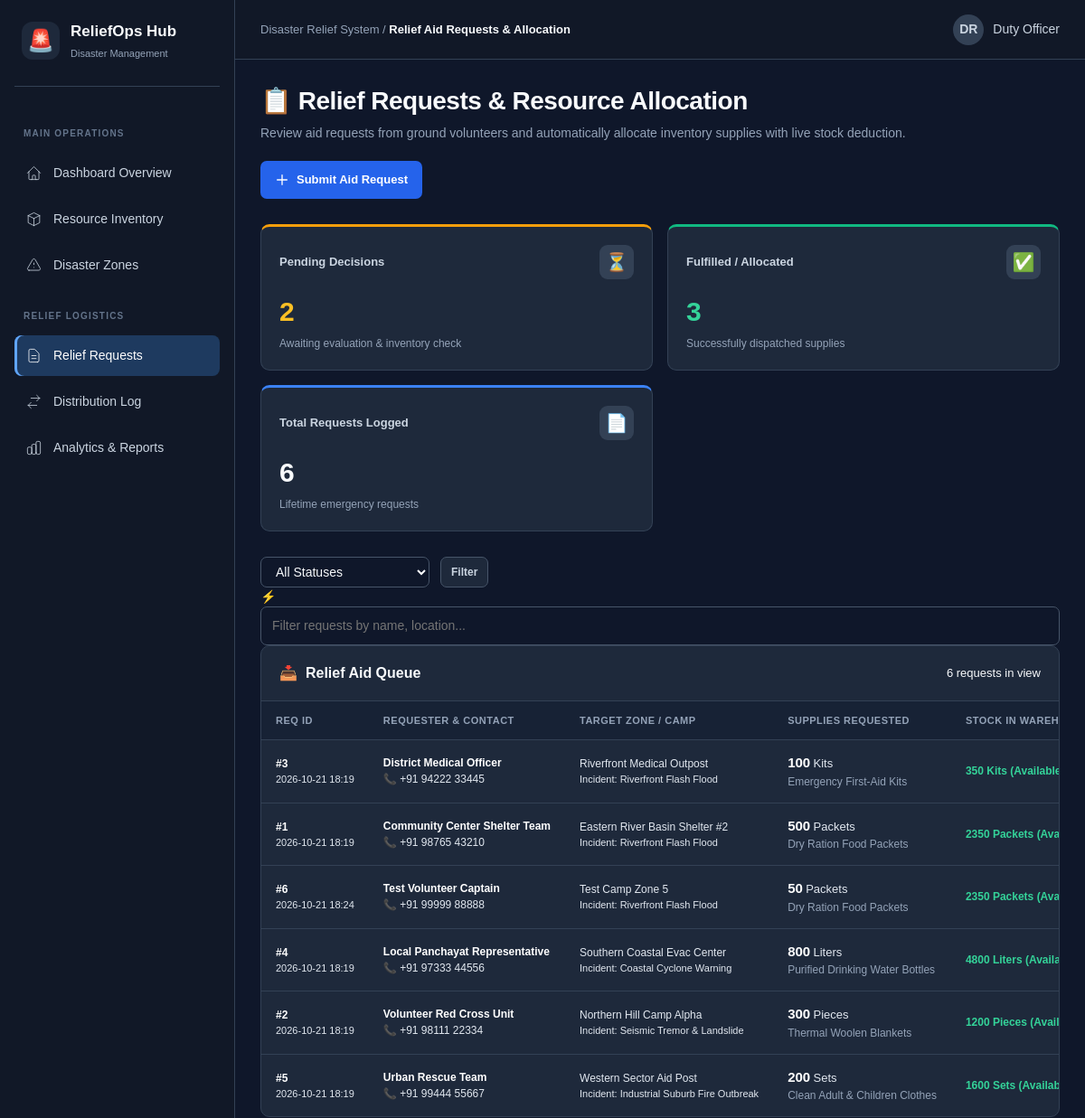
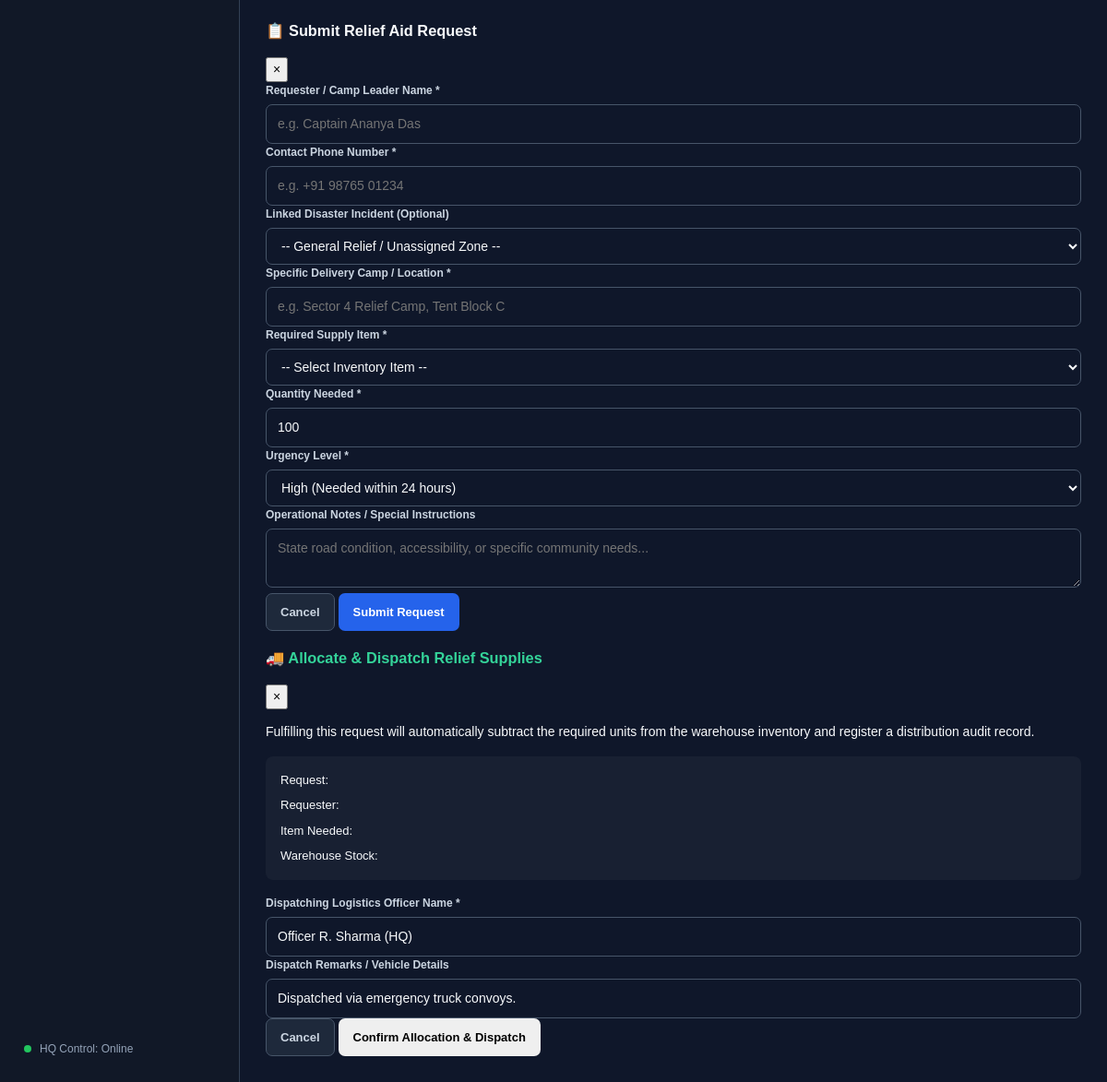
The app's page /requests with its own data (2 pictures, top to bottom).
### tables this page shows
CREATE TABLE relief_requests (
            id INTEGER PRIMARY KEY AUTOINCREMENT,
            requester_name TEXT NOT NULL,
            contact_number TEXT NOT NULL,
            disaster_id INTEGER,
            location TEXT NOT NULL,
            item_id INTEGER,
            quantity INTEGER NOT NULL,
            urgency TEXT NOT NULL,
            status TEXT NOT NULL DEFAULT 'Pending',
            request_date TEXT NOT NULL,
            notes TEXT,
            FOREIGN KEY (disaster_id) REFERENCES disasters(id) ON DELETE SET NULL,
            FOREIGN KEY (item_id) REFERENCES inventory(id) ON DELETE SET NULL
        );

CREATE TABLE disasters (
            id INTEGER PRIMARY KEY AUTOINCREMENT,
            title TEXT NOT NULL,
            type TEXT NOT NULL,
            location TEXT NOT NULL,
            severity TEXT NOT NULL,
            affected_population INTEGER DEFAULT 0,
            status TEXT NOT NULL DEFAULT 'Active',
            date_reported TEXT NOT NULL,
            notes TEXT
        );

CREATE TABLE inventory (
            id INTEGER PRIMARY KEY AUTOINCREMENT,
            item_name TEXT NOT NULL,
            category TEXT NOT NULL,
            quantity INTEGER NOT NULL DEFAULT 0,
            unit TEXT NOT NULL,
            threshold INTEGER NOT NULL DEFAULT 50,
            storage_location TEXT NOT NULL,
            last_updated TEXT NOT NULL
        );

### app.py (the view)
@app.route('/requests')
def relief_requests():
    status_filter = request.args.get('status', 'All')
    conn = get_db_connection()
    query = '''
        SELECT r.*, d.title AS disaster_title, i.item_name, i.unit, i.quantity AS stock_available
        FROM relief_requests r
        LEFT JOIN disasters d ON r.disaster_id = d.id
        LEFT JOIN inventory i ON r.item_id = i.id
        WHERE 1=1
    '''
    params = []
    if status_filter and status_filter != 'All':
        query += ' AND r.status = ?'
        params.append(status_filter)
    query += ' ORDER BY CASE r.urgency WHEN "Critical" THEN 1 WHEN "High" THEN 2 ELSE 3 END, r.id DESC'
    requests_list = conn.execute(query, params).fetchall()
    active_disasters = conn.execute("SELECT id, title, location FROM disasters ORDER BY title").fetchall()
    inventory_items = conn.execute("SELECT id, item_name, unit, quantity FROM inventory ORDER BY item_name").fetchall()
    pending_count = conn.execute("SELECT COUNT(*) FROM relief_requests WHERE status = 'Pending'").fetchone()[0]
    allocated_count = conn.execute("SELECT COUNT(*) FROM relief_requests WHERE status = 'Allocated'").fetchone()[0]
    conn.close()
    return render_template(
        'requests.html',
        requests=requests_list,
        active_disasters=active_disasters,
        inventory_items=inventory_items,
        selected_status=status_filter,
        pending_count=pending_count,
        allocated_count=allocated_count,
        page='requests'
    )

### database.py (called while the page is built)
def get_db_path():
    return os.path.join(os.path.dirname(os.path.abspath(__file__)), DATABASE_NAME)

def get_db_connection():
    conn = sqlite3.connect(get_db_path())
    conn.row_factory = sqlite3.Row
    conn.execute("PRAGMA foreign_keys = ON")
    return conn

### templates/requests.html (shortened to what this page needs)
{% extends 'base.html' %}
{% block breadcrumb %}Relief Aid Requests & Allocation{% endblock %}
{% block content %}
<div class="page-header">
  <div class="header-title-box">
    <h1>📋 Relief Requests & Resource Allocation</h1>
    <p>Review aid requests from ground volunteers and automatically allocate inventory supplies with live stock deduction.</p>
  </div>
  <div class="header-actions">
    <button class="btn btn-primary" onclick="openModal('addRequestModal')">
      <svg width="16" height="16" fill="none" stroke="currentColor" viewBox="0 0 24 24"><path stroke-linecap="round" stroke-linejoin="round" stroke-width="2" d="M12 4v16m8-8H4"/></svg>
      Submit Aid Request
    </button>
  </div>
</div>
<div class="metrics-grid">
  <div class="metric-card" style="--card-accent: #f59e0b;">
    <div class="metric-header">
      <span class="metric-title">Pending Decisions</span>
      <div class="metric-icon-wrap">⏳</div>
    </div>
    <div class="metric-value" style="color: #fbbf24;">{{ pending_count }}</div>
    <div class="metric-footer">Awaiting evaluation & inventory check</div>
  </div>
  <div class="metric-card" style="--card-accent: #10b981;">
    <div class="metric-header">
      <span class="metric-title">Fulfilled / Allocated</span>
      <div class="metric-icon-wrap">✅</div>
    </div>
    <div class="metric-value" style="color: #34d399;">{{ allocated_count }}</div>
    <div class="metric-footer">Successfully dispatched supplies</div>
  </div>
  <div class="metric-card" style="--card-accent: #3b82f6;">
    <div class="metric-header">
      <span class="metric-title">Total Requests Logged</span>
      <div class="metric-icon-wrap">📄</div>
    </div>
    <div class="metric-value">{{ requests | length }}</div>
    <div class="metric-footer">Lifetime emergency requests</div>
  </div>
</div>
<div class="filter-bar">
  <form method="GET" action="{{ url_for('relief_requests') }}" style="display: flex; gap: 12px; flex-wrap: wrap;">
    <select name="status" class="form-control" style="width: auto; padding: 6px 12px;" onchange="this.form.submit()">
      <option value="All" {% if selected_status == 'All' %}selected{% endif %}>All Statuses</option>
    </select>
    <button type="submit" class="btn btn-secondary btn-sm">Filter</button>
  </form>
  <div class="search-box">
    <span>⚡</span>
    <input type="text" id="clientTableSearch" placeholder="Filter requests by name, location...">
  </div>
</div>
<div class="panel-card">
  <div class="panel-header">
    <h2 class="panel-title">
      <span>📥</span> Relief Aid Queue
    </h2>
    <span style="font-size: 13px; color: var(--text-muted);">{{ requests | length }} requests in view</span>
  </div>
  <div class="table-responsive">
    <table class="custom-table filterable-table">
      <thead>
        <tr>
          <th>Req ID</th>
          <th>Requester & Contact</th>
          <th>Target Zone / Camp</th>
          <th>Supplies Requested</th>
          <th>Stock In Warehouse</th>
        </tr>
      </thead>
      <tbody>
        {% for req in requests %}
        <tr>
          <td>
            <strong style="color: #ffffff;">#{{ req.id }}</strong>
            <div style="font-size: 11px; color: var(--text-dim);">{{ req.request_date }}</div>
          </td>
          <td>
            <strong style="color: #ffffff;">{{ req.requester_name }}</strong>
            <div style="font-size: 12px; color: var(--text-dim);">📞 {{ req.contact_number }}</div>
          </td>
          <td>
            <div>{{ req.location }}</div>
            {% if req.disaster_title %}
              <div style="font-size: 11px; color: var(--accent-red);">Incident: {{ req.disaster_title }}</div>
            {% endif %}
          </td>
          <td>
            <span style="font-size: 15px; font-weight: 700; color: #ffffff;">{{ req.quantity }}</span>
            <span style="font-size: 13px; color: var(--text-muted);">{{ req.unit }}</span>
            <div style="font-size: 12px; color: #94a3b8;">{{ req.item_name }}</div>
          </td>
          <td>
            {% if req.stock_available is not none %}
              {% if req.stock_available >= req.quantity %}
                <span style="color: #34d399; font-weight: 600;">{{ req.stock_available }} {{ req.unit }} (Available)</span>
              {% else %}
                <span style="color: #f87171; font-weight: 600;">{{ req.stock_available }} {{ req.unit }} (Deficit!)</span>
              {% endif %}
            {% else %}
              <span style="color: var(--text-dim);">Item Removed</span>
            {% endif %}
          </td>
        </tr>
        {% else %}
        <tr>
          <td colspan="8" style="text-align: center; color: var(--text-dim); padding: 32px;">
            No relief requests found for this filter.
          </td>
        </tr>
        {% endfor %}
      </tbody>
    </table>
  </div>
</div>
<div class="modal-overlay" id="addRequestModal">
  <div class="modal-box">
    <div class="modal-header">
      <h3>📋 Submit Relief Aid Request</h3>
      <button class="modal-close" onclick="closeModal('addRequestModal')">&times;</button>
    </div>
    <form method="POST" action="{{ url_for('add_request') }}">
      <div class="modal-body">
        <div class="form-row">
          <div class="form-group">
            <label class="form-label">Requester / Camp Leader Name *</label>
            <input type="text" name="requester_name" class="form-control" placeholder="e.g. Captain Ananya Das" required>
          </div>
          <div class="form-group">
            <label class="form-label">Contact Phone Number *</label>
            <input type="text" name="contact_number" class="form-control" placeholder="e.g. +91 98765 01234" required>
          </div>
        </div>
        <div class="form-group">
          <label class="form-label">Linked Disaster Incident (Optional)</label>
          <select name="disaster_id" class="form-control">
            <option value="">-- General Relief / Unassigned Zone --</option>
          </select>
        </div>
        <div class="form-group">
          <label class="form-label">Specific Delivery Camp / Location *</label>
          <input type="text" name="location" class="form-control" placeholder="e.g. Sector 4 Relief Camp, Tent Block C" required>
        </div>
        <div class="form-row">
          <div class="form-group">
            <label class="form-label">Required Supply Item *</label>
            <select name="item_id" class="form-control" required>
              <option value="">-- Select Inventory Item --</option>
            </select>
          </div>
          <div class="form-group">
            <label class="form-label">Quantity Needed *</label>
            <input type="number" name="quantity" class="form-control" min="1" value="100" required>
          </div>
        </div>
        <div class="form-group">
          <label class="form-label">Urgency Level *</label>
          <select name="urgency" class="form-control" required>
            <option value="High" selected>High (Needed within 24 hours)</option>
          </select>
        </div>
        <div class="form-group">
          <label class="form-label">Operational Notes / Special Instructions</label>
          <textarea name="notes" class="form-control" placeholder="State road condition, accessibility, or specific community needs..."></textarea>
        </div>
      </div>
      <div class="modal-footer">
        <button type="button" class="btn btn-secondary" onclick="closeModal('addRequestModal')">Cancel</button>
        <button type="submit" class="btn btn-primary">Submit Request</button>
      </div>
    </form>
  </div>
</div>
<div class="modal-overlay" id="allocateModal">
  <div class="modal-box">
    <div class="modal-header" style="border-top-color: #10b981;">
      <h3 style="color: #34d399;">🚚 Allocate & Dispatch Relief Supplies</h3>
      <button class="modal-close" onclick="closeModal('allocateModal')">&times;</button>
    </div>
    <form id="allocateForm" method="POST" action="">
      <div class="modal-body">
        <p style="font-size: 14px; color: var(--text-muted); margin-bottom: 16px;">
          Fulfilling this request will automatically subtract the required units from the warehouse inventory and register a distribution audit record.
        </p>
        <div style="background: rgba(255, 255, 255, 0.04); border: 1px solid var(--border-subtle); border-radius: 8px; padding: 16px; margin-bottom: 16px;">
          <div style="display: flex; justify-content: space-between; margin-bottom: 8px;">
            <span style="color: var(--text-dim); font-size: 13px;">Request:</span>
          </div>
          <div style="display: flex; justify-content: space-between; margin-bottom: 8px;">
            <span style="color: var(--text-dim); font-size: 13px;">Requester:</span>
          </div>
          <div style="display: flex; justify-content: space-between; margin-bottom: 8px;">
            <span style="color: var(--text-dim); font-size: 13px;">Item Needed:</span>
          </div>
          <div style="display: flex; justify-content: space-between;">
            <span style="color: var(--text-dim); font-size: 13px;">Warehouse Stock:</span>
          </div>
        </div>
        <div class="form-group">
          <label class="form-label">Dispatching Logistics Officer Name *</label>
          <input type="text" name="officer_name" class="form-control" value="Officer R. Sharma (HQ)" required>
        </div>
        <div class="form-group">
          <label class="form-label">Dispatch Remarks / Vehicle Details</label>
          <input type="text" name="remarks" class="form-control" value="Dispatched via emergency truck convoys.">
        </div>
      </div>
      <div class="modal-footer">
        <button type="button" class="btn btn-secondary" onclick="closeModal('allocateModal')">Cancel</button>
        <button type="submit" id="alloc_submit_btn" class="btn btn-success">Confirm Allocation & Dispatch</button>
      </div>
    </form>
  </div>
</div>
{% endblock %}

### static/css/style.css (style rules this page uses)
* { box-sizing: border-box; }
body { margin: 0; font-family: Arial, Helvetica, sans-serif; background: #0f172a; color: #f8fafc; font-size: 14px; line-height: 1.5; }
button, input, select, textarea { font: inherit; }
button { cursor: pointer; }
svg { width: 20px; height: 20px; flex-shrink: 0; }
.page-header { display: flex; align-items: center; justify-content: space-between; flex-wrap: wrap; gap: 20px; margin-bottom: 28px; }
.header-title-box h1 { margin: 0 0 8px; font-size: 28px; line-height: 1.25; letter-spacing: -0.5px; }
.header-title-box p { margin: 0; color: #94a3b8; font-size: 14px; }
.header-actions { display: flex; flex-wrap: wrap; gap: 10px; }
.btn { display: inline-flex; align-items: center; justify-content: center; gap: 8px; padding: 10px 15px; border: 1px solid transparent; border-radius: 7px; font-weight: 600; font-size: 13px; cursor: pointer; text-decoration: none; transition: background 0.2s, border-color 0.2s; }
.btn svg { width: 16px; height: 16px; }
.btn-primary { background: #2563eb; color: #ffffff; }
.btn-secondary { background: #1e293b; color: #cbd5e1; border-color: #475569; }
.btn-sm { padding: 7px 11px; font-size: 12px; }
.metrics-grid { display: grid; grid-template-columns: repeat(4, minmax(0, 1fr)); gap: 16px; margin-bottom: 28px; }
.metric-card { --card-accent: #3b82f6; min-width: 0; padding: 20px; background: #1e293b; border: 1px solid #334155; border-top: 3px solid var(--card-accent); border-radius: 10px; }
.metric-header { display: flex; align-items: center; justify-content: space-between; gap: 10px; margin-bottom: 18px; }
.metric-title { color: #cbd5e1; font-size: 13px; font-weight: 600; }
.metric-icon-wrap { width: 38px; height: 38px; display: grid; place-items: center; background: #334155; border-radius: 9px; font-size: 20px; }
.metric-value { margin-bottom: 8px; font-size: 30px; font-weight: 750; line-height: 1.2; overflow-wrap: anywhere; }
.metric-footer { color: #94a3b8; font-size: 12px; }
.panel-card { min-width: 0; margin-bottom: 22px; background: #1e293b; border: 1px solid #334155; border-radius: 10px; overflow: hidden; }
.panel-header { display: flex; align-items: center; justify-content: space-between; flex-wrap: wrap; gap: 12px; padding: 18px 20px; border-bottom: 1px solid #334155; }
.panel-title { display: flex; align-items: center; gap: 9px; margin: 0; color: #f8fafc; font-size: 16px; font-weight: 700; }
.table-responsive { width: 100%; overflow-x: auto; }
.custom-table { width: 100%; border-collapse: collapse; text-align: left; white-space: nowrap; }
.custom-table th { padding: 13px 16px; background: #172235; color: #94a3b8; font-size: 11px; font-weight: 700; text-transform: uppercase; letter-spacing: 0.5px; }
.custom-table td { padding: 14px 16px; border-top: 1px solid #334155; color: #e2e8f0; font-size: 12px; vertical-align: middle; }
.custom-table td strong { color: #f8fafc; }
input, select, textarea { width: 100%; padding: 10px 12px; background: #0f172a; color: #f8fafc; border: 1px solid #475569; border-radius: 7px; outline: none; }
label { display: block; margin-bottom: 6px; color: #cbd5e1; font-size: 12px; font-weight: 600; }
form { min-width: 0; }
@media (max-width: 1200px) { .metrics-grid { grid-template-columns: repeat(2, minmax(0, 1fr)); } }

### records on screen
relief_requests: id "3", request_date "2026-10-21 18:19", requester_name "District Medical Officer", contact_number "+91 94222 33445", location "Riverfront Medical Outpost", disaster_title "Riverfront Flash Flood", quantity "100", unit "Kits", item_name "Emergency First-Aid Kits", stock_available "350"
relief_requests: id "1", request_date "2026-10-21 18:19", requester_name "Community Center Shelter Team", contact_number "+91 98765 43210", location "Eastern River Basin Shelter #2", disaster_title "Riverfront Flash Flood", quantity "500", unit "Packets", item_name "Dry Ration Food Packets", stock_available "2350"
relief_requests: id "6", request_date "2026-10-21 18:24", requester_name "Test Volunteer Captain", contact_number "+91 99999 88888", location "Test Camp Zone 5", disaster_title "Riverfront Flash Flood", quantity "50", unit "Packets", item_name "Dry Ration Food Packets", stock_available "2350"
relief_requests: id "4", request_date "2026-10-21 18:19", requester_name "Local Panchayat Representative", contact_number "+91 97333 44556", location "Southern Coastal Evac Center", disaster_title "Coastal Cyclone Warning", quantity "800", unit "Liters", item_name "Purified Drinking Water Bottles", stock_available "4800"
relief_requests: id "2", request_date "2026-10-21 18:19", requester_name "Volunteer Red Cross Unit", contact_number "+91 98111 22334", location "Northern Hill Camp Alpha", disaster_title "Seismic Tremor & Landslide", quantity "300", unit "Pieces", item_name "Thermal Woolen Blankets", stock_available "1200"
relief_requests: id "5", request_date "2026-10-21 18:19", requester_name "Urban Rescue Team", contact_number "+91 99444 55667", location "Western Sector Aid Post", disaster_title "Industrial Suburb Fire Outbreak", quantity "200", unit "Sets", item_name "Clean Adult & Children Clothes", stock_available "1600"

### other values on screen
{{ pending_count }} "2"
{{ allocated_count }} "3"
{{ requests | length }} "6"
